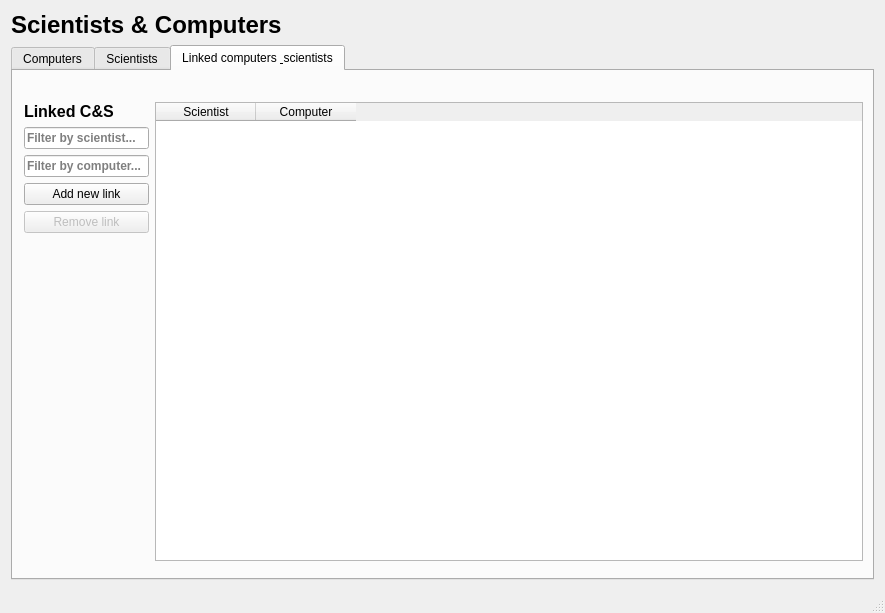
<?xml version="1.0" encoding="UTF-8"?>
<ui version="4.0">
 <class>MainWindow</class>
 <widget class="QMainWindow" name="MainWindow">
  <property name="geometry">
   <rect>
    <x>0</x>
    <y>0</y>
    <width>885</width>
    <height>613</height>
   </rect>
  </property>
  <property name="sizePolicy">
   <sizepolicy hsizetype="Maximum" vsizetype="Maximum">
    <horstretch>0</horstretch>
    <verstretch>0</verstretch>
   </sizepolicy>
  </property>
  <property name="windowTitle">
   <string>VLN1 - Group 32</string>
  </property>
  <property name="windowIcon">
   <iconset>
    <normaloff>:/icons/images/dabs.jpg</normaloff>:/icons/images/dabs.jpg</iconset>
  </property>
  <widget class="QWidget" name="centralWidget">
   <layout class="QVBoxLayout" name="verticalLayout_4">
    <item>
     <widget class="QLabel" name="label_header">
      <property name="text">
       <string>&lt;h1&gt; Scientists &amp; Computers &lt;/h1&gt;</string>
      </property>
     </widget>
    </item>
    <item>
     <widget class="QTabWidget" name="tabWidget">
      <property name="currentIndex">
       <number>2</number>
      </property>
      <widget class="QWidget" name="tab_computers">
       <property name="enabled">
        <bool>true</bool>
       </property>
       <attribute name="title">
        <string>Computers</string>
       </attribute>
       <widget class="QWidget" name="">
        <property name="geometry">
         <rect>
          <x>0</x>
          <y>20</y>
          <width>861</width>
          <height>481</height>
         </rect>
        </property>
        <layout class="QHBoxLayout" name="horizontalLayout3_1">
         <item>
          <layout class="QVBoxLayout" name="verticalLayout3_1">
           <item>
            <widget class="QLabel" name="label_computerHeading">
             <property name="font">
              <font>
               <family>MS Shell Dlg 2</family>
               <pointsize>8</pointsize>
               <weight>75</weight>
               <bold>true</bold>
              </font>
             </property>
             <property name="text">
              <string>&lt;h2&gt;Computers&lt;/h2&gt;</string>
             </property>
            </widget>
           </item>
           <item>
            <widget class="QLineEdit" name="input_computerFilter">
             <property name="sizePolicy">
              <sizepolicy hsizetype="Minimum" vsizetype="Fixed">
               <horstretch>0</horstretch>
               <verstretch>0</verstretch>
              </sizepolicy>
             </property>
             <property name="font">
              <font>
               <family>MS Shell Dlg 2</family>
               <weight>75</weight>
               <bold>true</bold>
              </font>
             </property>
             <property name="placeholderText">
              <string>Filter computers...</string>
             </property>
            </widget>
           </item>
           <item>
            <widget class="QPushButton" name="button_addComputer">
             <property name="text">
              <string>Add new computer</string>
             </property>
            </widget>
           </item>
           <item>
            <widget class="QPushButton" name="button_editComputer">
             <property name="enabled">
              <bool>false</bool>
             </property>
             <property name="text">
              <string>Edit computer</string>
             </property>
            </widget>
           </item>
           <item>
            <widget class="QPushButton" name="button_deleteComputer">
             <property name="enabled">
              <bool>false</bool>
             </property>
             <property name="text">
              <string>Delete computer</string>
             </property>
            </widget>
           </item>
           <item>
            <spacer name="verticalSpacer_computers">
             <property name="orientation">
              <enum>Qt::Vertical</enum>
             </property>
             <property name="sizeHint" stdset="0">
              <size>
               <width>20</width>
               <height>40</height>
              </size>
             </property>
            </spacer>
           </item>
          </layout>
         </item>
         <item>
          <widget class="QTableWidget" name="table_computers">
           <property name="font">
            <font>
             <family>Segoe UI</family>
             <weight>50</weight>
             <bold>false</bold>
            </font>
           </property>
           <property name="lineWidth">
            <number>1</number>
           </property>
           <property name="editTriggers">
            <set>QAbstractItemView::NoEditTriggers</set>
           </property>
           <property name="selectionMode">
            <enum>QAbstractItemView::SingleSelection</enum>
           </property>
           <property name="selectionBehavior">
            <enum>QAbstractItemView::SelectRows</enum>
           </property>
           <property name="showGrid">
            <bool>false</bool>
           </property>
           <property name="sortingEnabled">
            <bool>true</bool>
           </property>
           <attribute name="horizontalHeaderStretchLastSection">
            <bool>true</bool>
           </attribute>
           <attribute name="verticalHeaderVisible">
            <bool>false</bool>
           </attribute>
           <column>
            <property name="text">
             <string>Name</string>
            </property>
           </column>
           <column>
            <property name="text">
             <string>Type</string>
            </property>
           </column>
           <column>
            <property name="text">
             <string>Design Year</string>
            </property>
           </column>
           <column>
            <property name="text">
             <string>Was it Built</string>
            </property>
            <property name="textAlignment">
             <set>AlignCenter</set>
            </property>
           </column>
          </widget>
         </item>
        </layout>
       </widget>
       <zorder>label_computerHeading</zorder>
       <zorder></zorder>
       <zorder></zorder>
      </widget>
      <widget class="QWidget" name="tab_scientists">
       <attribute name="title">
        <string>Scientists</string>
       </attribute>
       <widget class="QWidget" name="">
        <property name="geometry">
         <rect>
          <x>0</x>
          <y>20</y>
          <width>861</width>
          <height>491</height>
         </rect>
        </property>
        <layout class="QHBoxLayout" name="horizontalLayout2_1">
         <property name="sizeConstraint">
          <enum>QLayout::SetDefaultConstraint</enum>
         </property>
         <item>
          <layout class="QVBoxLayout" name="verticalLayout2_1">
           <property name="sizeConstraint">
            <enum>QLayout::SetDefaultConstraint</enum>
           </property>
           <item>
            <widget class="QLabel" name="label_scientistHeader">
             <property name="font">
              <font>
               <family>MS Shell Dlg 2</family>
               <pointsize>8</pointsize>
               <weight>75</weight>
               <italic>false</italic>
               <bold>true</bold>
              </font>
             </property>
             <property name="text">
              <string>&lt;h2&gt;Scientists&lt;/h2&gt;</string>
             </property>
            </widget>
           </item>
           <item>
            <widget class="QLineEdit" name="input_scientistFilter">
             <property name="sizePolicy">
              <sizepolicy hsizetype="Minimum" vsizetype="Fixed">
               <horstretch>0</horstretch>
               <verstretch>0</verstretch>
              </sizepolicy>
             </property>
             <property name="font">
              <font>
               <family>MS Shell Dlg 2</family>
               <weight>75</weight>
               <bold>true</bold>
              </font>
             </property>
             <property name="cursorPosition">
              <number>0</number>
             </property>
             <property name="placeholderText">
              <string>Filter scientists...</string>
             </property>
            </widget>
           </item>
           <item>
            <widget class="QPushButton" name="button_addScientist">
             <property name="text">
              <string>Add new scientist</string>
             </property>
            </widget>
           </item>
           <item>
            <widget class="QPushButton" name="button_editScientist">
             <property name="enabled">
              <bool>false</bool>
             </property>
             <property name="text">
              <string>Edit scientist</string>
             </property>
            </widget>
           </item>
           <item>
            <widget class="QPushButton" name="button_deleteScientist">
             <property name="enabled">
              <bool>false</bool>
             </property>
             <property name="text">
              <string>Delete scientist</string>
             </property>
            </widget>
           </item>
           <item>
            <spacer name="verticalSpacer_scientists">
             <property name="orientation">
              <enum>Qt::Vertical</enum>
             </property>
             <property name="sizeHint" stdset="0">
              <size>
               <width>20</width>
               <height>40</height>
              </size>
             </property>
            </spacer>
           </item>
          </layout>
         </item>
         <item>
          <widget class="QTableWidget" name="table_scientists">
           <property name="font">
            <font>
             <family>Segoe UI</family>
             <weight>50</weight>
             <bold>false</bold>
            </font>
           </property>
           <property name="mouseTracking">
            <bool>false</bool>
           </property>
           <property name="autoFillBackground">
            <bool>false</bool>
           </property>
           <property name="editTriggers">
            <set>QAbstractItemView::NoEditTriggers</set>
           </property>
           <property name="selectionMode">
            <enum>QAbstractItemView::SingleSelection</enum>
           </property>
           <property name="selectionBehavior">
            <enum>QAbstractItemView::SelectRows</enum>
           </property>
           <property name="showGrid">
            <bool>false</bool>
           </property>
           <property name="sortingEnabled">
            <bool>true</bool>
           </property>
           <property name="columnCount">
            <number>5</number>
           </property>
           <attribute name="horizontalHeaderVisible">
            <bool>false</bool>
           </attribute>
           <attribute name="horizontalHeaderStretchLastSection">
            <bool>true</bool>
           </attribute>
           <attribute name="verticalHeaderVisible">
            <bool>false</bool>
           </attribute>
           <column>
            <property name="text">
             <string>Name</string>
            </property>
           </column>
           <column>
            <property name="text">
             <string>Gender</string>
            </property>
           </column>
           <column>
            <property name="text">
             <string>Nationality</string>
            </property>
           </column>
           <column>
            <property name="text">
             <string>Birth Year</string>
            </property>
           </column>
           <column>
            <property name="text">
             <string>Death Year</string>
            </property>
           </column>
          </widget>
         </item>
        </layout>
       </widget>
      </widget>
      <widget class="QWidget" name="tab_links">
       <attribute name="title">
        <string>Linked computers &amp; scientists</string>
       </attribute>
       <widget class="QWidget" name="">
        <property name="geometry">
         <rect>
          <x>0</x>
          <y>20</y>
          <width>861</width>
          <height>481</height>
         </rect>
        </property>
        <layout class="QHBoxLayout" name="horizontalLayout1_1">
         <item>
          <layout class="QVBoxLayout" name="verticalLayout1_2">
           <item>
            <widget class="QLabel" name="label_linksHeader">
             <property name="font">
              <font>
               <family>MS Shell Dlg 2</family>
               <pointsize>8</pointsize>
               <weight>75</weight>
               <bold>true</bold>
              </font>
             </property>
             <property name="text">
              <string>&lt;h2&gt;Linked C&amp;S&lt;/h2&gt;</string>
             </property>
            </widget>
           </item>
           <item>
            <widget class="QLineEdit" name="input_linksFilter">
             <property name="sizePolicy">
              <sizepolicy hsizetype="Minimum" vsizetype="Fixed">
               <horstretch>0</horstretch>
               <verstretch>0</verstretch>
              </sizepolicy>
             </property>
             <property name="font">
              <font>
               <weight>75</weight>
               <bold>true</bold>
              </font>
             </property>
             <property name="text">
              <string/>
             </property>
             <property name="cursorPosition">
              <number>0</number>
             </property>
             <property name="placeholderText">
              <string>Filter by scientist...</string>
             </property>
            </widget>
           </item>
           <item>
            <widget class="QLineEdit" name="input_linksFilterComputer">
             <property name="sizePolicy">
              <sizepolicy hsizetype="Minimum" vsizetype="Fixed">
               <horstretch>0</horstretch>
               <verstretch>0</verstretch>
              </sizepolicy>
             </property>
             <property name="font">
              <font>
               <weight>75</weight>
               <bold>true</bold>
              </font>
             </property>
             <property name="placeholderText">
              <string>Filter by computer...</string>
             </property>
            </widget>
           </item>
           <item>
            <widget class="QPushButton" name="button_addLink">
             <property name="enabled">
              <bool>true</bool>
             </property>
             <property name="text">
              <string>Add new link</string>
             </property>
            </widget>
           </item>
           <item>
            <widget class="QPushButton" name="button_removeLink">
             <property name="enabled">
              <bool>false</bool>
             </property>
             <property name="text">
              <string>Remove link</string>
             </property>
            </widget>
           </item>
           <item>
            <spacer name="verticalSpacer_links">
             <property name="orientation">
              <enum>Qt::Vertical</enum>
             </property>
             <property name="sizeHint" stdset="0">
              <size>
               <width>20</width>
               <height>40</height>
              </size>
             </property>
            </spacer>
           </item>
          </layout>
         </item>
         <item>
          <widget class="QTableWidget" name="table_links">
           <column>
            <property name="text">
             <string>Scientist</string>
            </property>
           </column>
           <column>
            <property name="text">
             <string>Computer</string>
            </property>
           </column>
          </widget>
         </item>
        </layout>
       </widget>
      </widget>
     </widget>
    </item>
   </layout>
  </widget>
  <widget class="QStatusBar" name="statusBar"/>
 </widget>
 <layoutdefault spacing="6" margin="11"/>
 <resources/>
 <connections/>
</ui>
